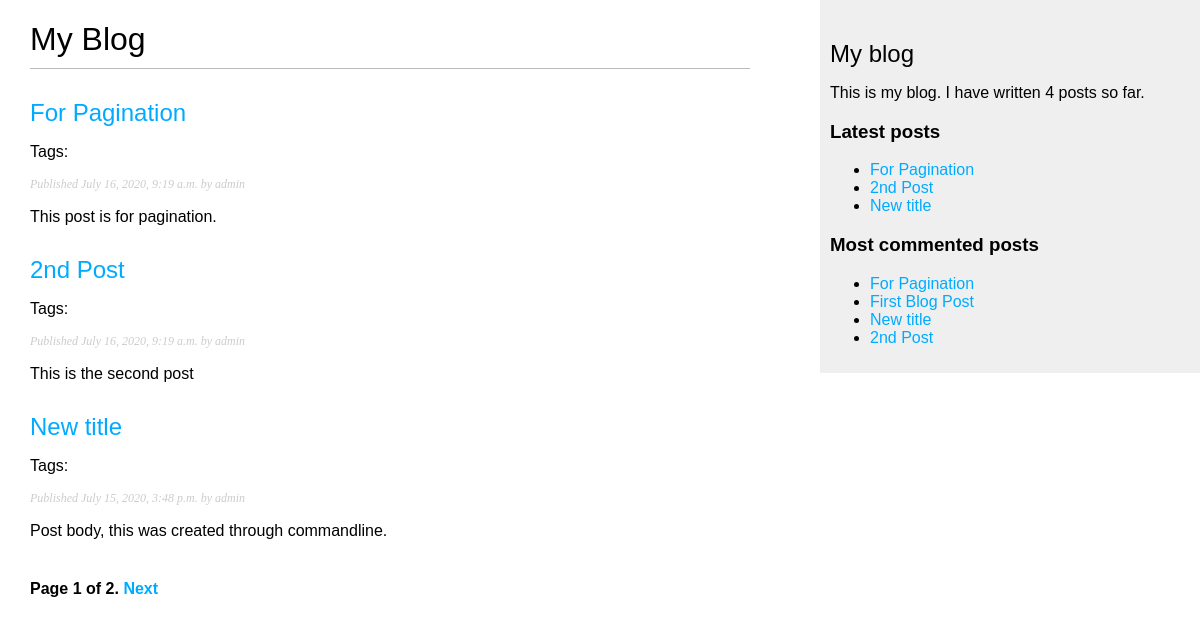
The page /blog/ on the database as committed earlier.
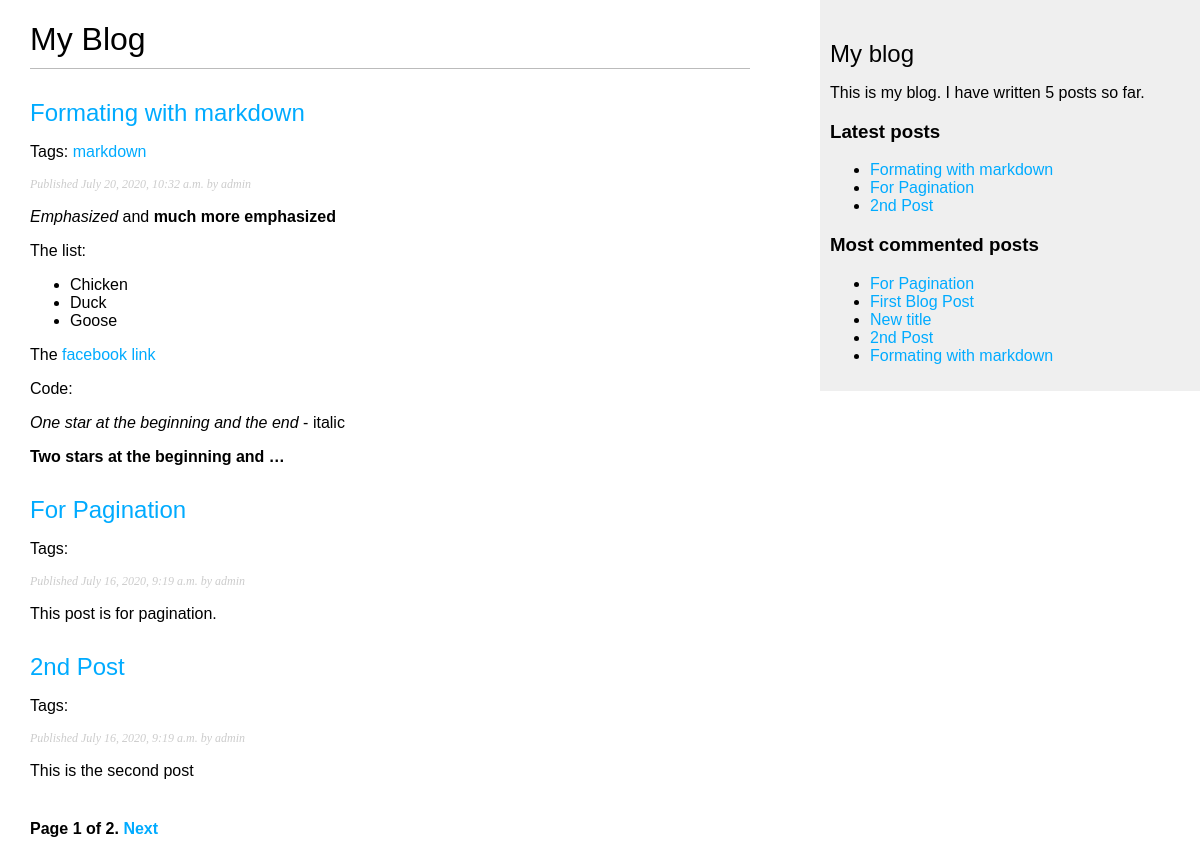
The same page on the database as committed later.
### blog/models.py (models this page shows, shortened)
class Post(models.Model):
    STATUS_CHOICES = (
        ('draft', 'Draft'),
        ('published', 'Published'),
    )
    title = models.CharField(max_length=250)
    slug = models.SlugField(max_length=250, unique_for_date='publish')
    author = models.ForeignKey(User, on_delete=models.CASCADE, related_name='blog_posts')
    body = models.TextField()
    publish = models.DateTimeField(default=timezone.now)
    created = models.DateTimeField(auto_now_add=True)
    updated = models.DateTimeField(auto_now=True)
    status = models.CharField(max_length=10, choices=STATUS_CHOICES, default='draft')
    objects = models.Manager()
    published = PublishedManager()
    tags = TaggableManager()
    class Meta:
        ordering = ('-publish',)
    def get_absolute_url(self):
        return reverse('blog:post_detail', args=[self.publish.year, self.publish.month, self.publish.day, self.slug])

### blog/views.py (the view)
# urls.py: path('', views.post_list, name='post_list'),
def post_list(request, tag_slug=None):
    object_list = Post.published.all()
    tag = None
    if tag_slug:
        tag = get_object_or_404(Tag, slug=tag_slug)
        object_list = object_list.filter(tags__in=[tag])
    paginator = Paginator(object_list, 3)
    page = request.GET.get('page')
    try:
        posts = paginator.page(page)
    except PageNotAnInteger:
        posts = paginator.page(1)
    except EmptyPage:
        posts = paginator.page(paginator.num_pages)
    return render(request, 'blog/post/list.html', {'page': page, 'posts': posts, 'tag': tag})

### blog/models.py (called while the page is built)
    def get_queryset(self):
        return super(PublishedManager, self).get_queryset().filter(status='published')

### blog/templatetags/blog_tags.py (called while the page is built)
@register.simple_tag
def total_posts():
    return Post.published.count()

@register.inclusion_tag('blog/post/latest_posts.html')
def show_latest_posts(count=5):
    latest_posts = Post.published.order_by('-publish')[:count]
    return {'latest_posts': latest_posts}

@register.simple_tag
def get_most_commented_posts(count=5):
    return Post.published.annotate(total_comments=Count('comments')).order_by('-total_comments')[:count]

@register.filter(name='markdown')
def markdown_format(text):
    return mark_safe(markdown.markdown(text))

### blog/templates/blog/post/list.html (shortened to what this page needs)
{% extends "blog/base.html" %}
{% load blog_tags %}
{% block content %}
    <h1>My Blog</h1>
    {% for post in posts %}
        <h2>
            <a href="{{ post.get_absolute_url }}">{{ post.title }}</a>
        </h2>
        <p class="tags">
            Tags:
            {% for tag in post.tags.all %}
              <a href="{% url "blog:post_list_by_tag" tag.slug %}">{{ tag.name }}</a>
            {% endfor %}
          </p>
        <p class="date">Published {{ post.publish }} by {{ post.author }}</p>
        {{ post.body|markdown|truncatewords_html:30 }}
    {% endfor %}
    {% include "pagination.html" with page=posts %}
{% endblock %}

### blog/templates/blog/base.html (shortened to what this page needs)
{% load blog_tags %}
{% load static %}
<!DOCTYPE html>
<html>
    <head>
        <link rel="stylesheet" href="{% static "css/blog.css" %}">
    </head>
    <body>
        <div id="content">
            {% block content %}
            {% endblock %}
        </div>
        <div id="sidebar">
            <h2>My blog</h2>
            <p>This is my blog. I have written {% total_posts %} posts so far.</p>
            <h3>Latest posts</h3>
            {% show_latest_posts 3 %}
            <h3>Most commented posts</h3>
            {% get_most_commented_posts as most_commented_posts %}
            <ul>
                {% for post in most_commented_posts %}
                    <li>
                        <a href="{{ post.get_absolute_url }}">{{ post.title }}</a>
                    </li>
                {% endfor %}
            </ul>
        </div>
    </body>
</html>

### blog/templates/pagination.html (shortened to what this page needs)
<div class="pagination">
    <span class="step-links">
        <span class="current">
            Page {{ page.number }} of {{ page.paginator.num_pages }}.
        </span>
        {% if page.has_next %}
            <a href="?page={{ page.next_page_number }}">Next</a>
        {% endif %}
    </span>
</div>

### blog/templates/blog/post/latest_posts.html
<ul>
    {% for post in latest_posts %}
        <li>
            <a href="{{ post.get_absolute_url }}">{{ post.title }}</a>
        </li>
    {% endfor %}
</ul>

### blog/static/css/blog.css (style rules this page uses)
body { margin:0; padding:0; font-family:helvetica, sans-serif; }
a { color:#00abff; text-decoration:none; }
h1 { font-weight:normal; border-bottom:1px solid #bbb; padding:0 0 10px 0; }
h2 { font-weight:normal; margin:30px 0 0; }
#content { float:left; width:60%; padding:0 0 0 30px; }
#sidebar { float:right; width:30%; padding:10px; background:#efefef; height:100%; }
p.date { color:#ccc; font-family: georgia, serif; font-size: 12px; font-style: italic; }
.pagination { margin:40px 0; font-weight:bold; }

Rows that differ between the two databases and show on the page:
no longer on one of the page's lists (row unchanged): Post: title "New title", publish "July 15, 2020, 3:48 p.m.", author "admin", body "Post body, this was created through commandline."
added Post: title "Formating with markdown", publish "July 20, 2020, 10:32 a.m.", author "admin", body "Emphasized and much more emphasized The list: Chicken Duck Goose The facebook link Code: One star at the beginning and the end - italic Two stars at the beginning and …"
added Tag: name "markdown"
Other text that changed with them:
text no longer shown: "4"
text now shown: "5"
